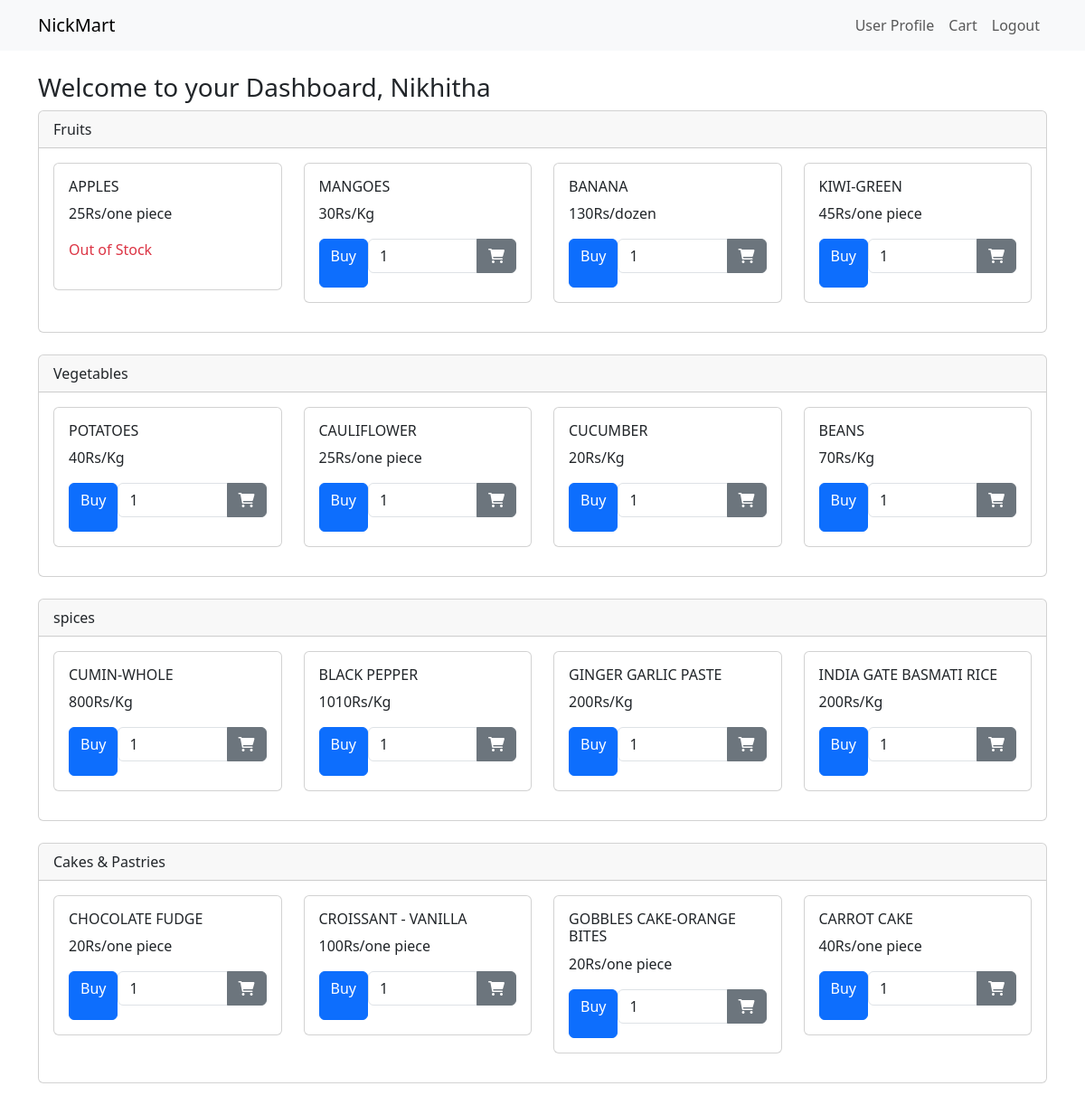
Screenshot of /user-dashboard (signed in) with the database file from the repository.
### app.py (models this page shows)
class Users(db.Model, UserMixin):
    id = db.Column(db.Integer, primary_key=True)
    username = db.Column(db.String(20), unique=True, nullable=False)
    password = db.Column(db.String(255), nullable=False)
    role = db.Column(db.String(20), nullable=False, default='user')
    carts = db.relationship('Cart', backref='user', lazy=True)

class Category(db.Model):
    id = db.Column(db.Integer, primary_key=True)
    name = db.Column(db.String(255), nullable=False, unique=True)
    products = db.relationship('Product', backref='category', lazy=True)

class Product(db.Model):
    id = db.Column(db.Integer, primary_key=True)
    name = db.Column(db.String(255), nullable=False)
    manufacture_date = db.Column(db.Date)
    expiry_date = db.Column(db.Date)
    unit = db.Column(db.String(50))
    rate_per_unit = db.Column(db.String(50))  # For example, "Rs/Kg", "Rs/Litre"
    price = db.Column(db.Float, nullable=False)
    available_quantity = db.Column(db.Float, nullable=False)
    category_id = db.Column(db.Integer, db.ForeignKey('category.id'), nullable=False)
    carts = db.relationship('Cart', backref='product', lazy=True)
    user_products = db.relationship('UserProduct', backref='product', lazy=True)

### app.py (the view)
@app.route('/user-dashboard', methods=['GET', 'POST'])
@login_required
def user_dashboard():
    categories = Category.query.all()
    return render_template('user_dashboard.html', categories=categories)

### app.py (called while the page is built)
@login_manager.user_loader
def load_user(user_id):
    return db.session.get(Users, int(user_id))

### templates/user_dashboard.html (shortened to what this page needs)
<!doctype html>
<html lang="en">
  <head>
    <link href="https://cdn.jsdelivr.net/npm/bootstrap@5.3.1/dist/css/bootstrap.min.css" rel="stylesheet">
<link href="https://cdnjs.cloudflare.com/ajax/libs/font-awesome/6.0.0-beta3/css/all.min.css" rel="stylesheet">
  </head>
  <body>
    <nav class="navbar navbar-expand-lg navbar-light bg-light">
        <div class="container">
            <a class="navbar-brand" href="#">NickMart</a>
            <div class="navbar-collapse justify-content-end">
                <ul class="navbar-nav">
                    <li class="nav-item">
                        <a class="nav-link" href="{{url_for('user_profile')}}">User Profile</a>
                    </li>
                    <li class="nav-item">
                        <a class="nav-link" href="{{url_for('cart')}}">Cart</a>
                    </li>
                    <li class="nav-item">
                        <a class="nav-link" href="{{url_for('logout')}}">Logout</a>
                    </li>
                </ul>
            </div>
        </div>
    </nav>
    {% block content %}
<div class="container mt-4">
    <h3>Welcome to your Dashboard, {{current_user.username}}</h3>
    {% for category in categories %}
    <div class="card mb-4">
        <div class="card-header">{{ category.name }}</div>
        <div class="card-body">
            <div class="row">
                {% for product in category.products %}
                <div class="col-md-3">
                    <div class="card mb-3">
                        <div class="card-body">
                            <h6 class="card-title">{{ product.name }}</h6>
                            <p class="card-text">{{ product.rate_per_unit }}{{ product.unit }}</p>
                            <div class="d-flex justify-content-between">
                                {% if product.available_quantity == 0 %}
                                    <p class="text-danger">Out of Stock</p>
                                {% else %}
                                    <a href="{{url_for('buy_product', product_id=product.id)}}"class="btn btn-primary">Buy</a>
                                    <form action="{{ url_for('add_to_cart', product_id=product.id) }}" method="POST" class="mb-3 quantity-input">
                                        <div class="input-group">
                                            <input type="number" name="quantity" class="form-control" min="1" value="1" required>
                                            <button type="submit" class="btn btn-secondary">
                                                <i class="fas fa-shopping-cart"></i>
                                            </button>
                                        </div>
                                    </form>
                                {% endif %}
                            </div>
                        </div>
                    </div>
                </div>
                {% endfor %}
            </div>
        </div>
    </div>
    {% endfor %}
</div>
{% endblock %}
  </body>
</html>

### rows the page displays
Users: username "Nikhitha"
Category: name "Fruits"
Product: name "APPLES", rate_per_unit "25", unit "Rs/one piece", available_quantity "Out of Stock"
Product: name "MANGOES", rate_per_unit "30", unit "Rs/Kg"
Product: name "BANANA", rate_per_unit "130", unit "Rs/dozen"
Product: name "KIWI-GREEN", rate_per_unit "45", unit "Rs/one piece"
Category: name "Vegetables"
Product: name "POTATOES", rate_per_unit "40", unit "Rs/Kg"
Product: name "CAULIFLOWER", rate_per_unit "25", unit "Rs/one piece"
Product: name "CUCUMBER", rate_per_unit "20", unit "Rs/Kg"
Product: name "BEANS", rate_per_unit "70", unit "Rs/Kg"
Category: name "spices"
Product: name "CUMIN-WHOLE", rate_per_unit "800", unit "Rs/Kg"
Product: name "BLACK PEPPER", rate_per_unit "1010", unit "Rs/Kg"
Product: name "GINGER GARLIC PASTE", rate_per_unit "200", unit "Rs/Kg"
Product: name "INDIA GATE BASMATI RICE", rate_per_unit "200", unit "Rs/Kg"
Category: name "Cakes & Pastries"
Product: name "CHOCOLATE FUDGE", rate_per_unit "20", unit "Rs/one piece"
Product: name "CROISSANT - VANILLA", rate_per_unit "100", unit "Rs/one piece"
Product: name "GOBBLES CAKE-ORANGE BITES", rate_per_unit "20", unit "Rs/one piece"
Product: name "CARROT CAKE", rate_per_unit "40", unit "Rs/one piece"
